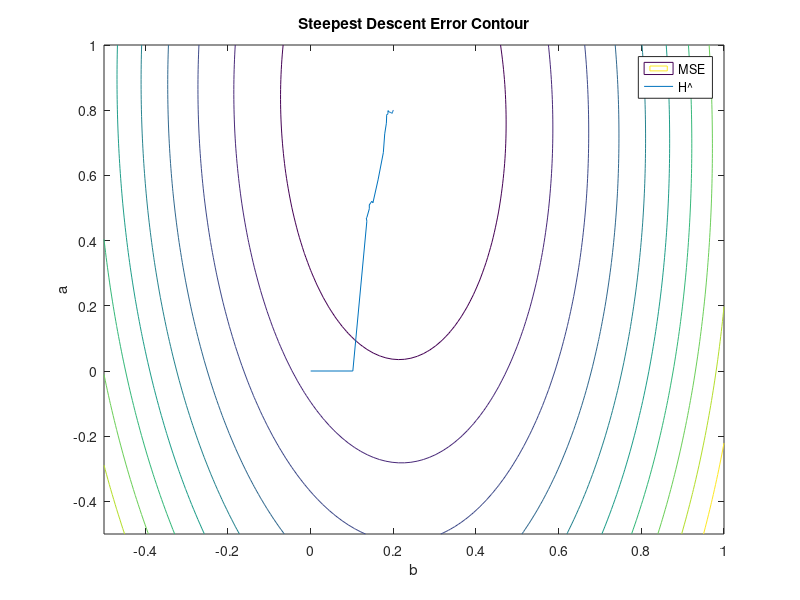
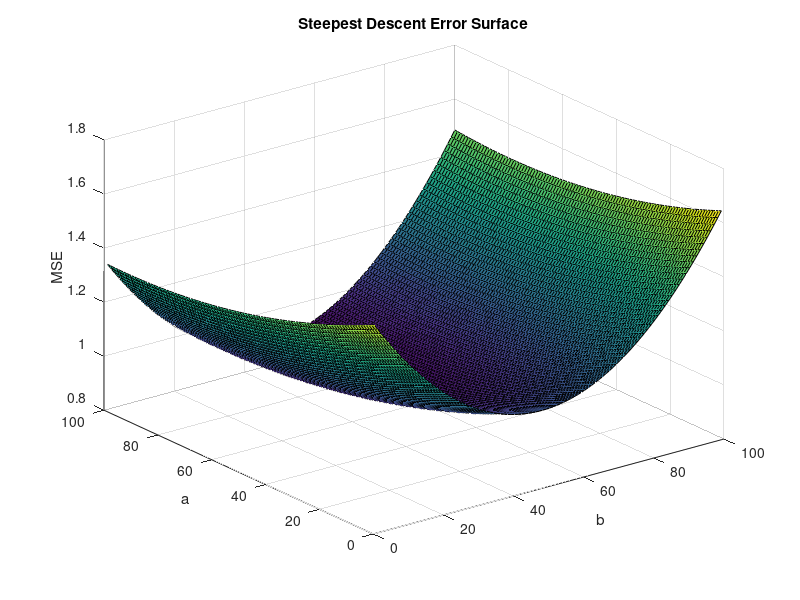
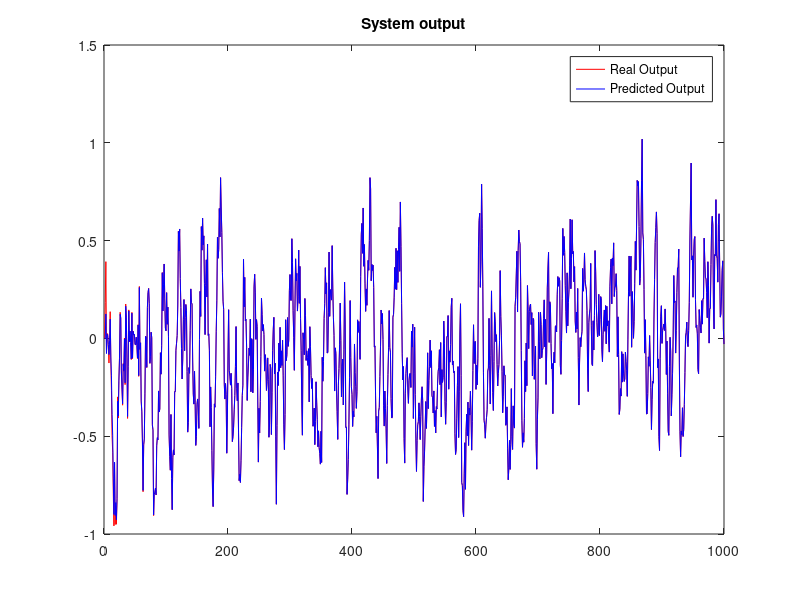
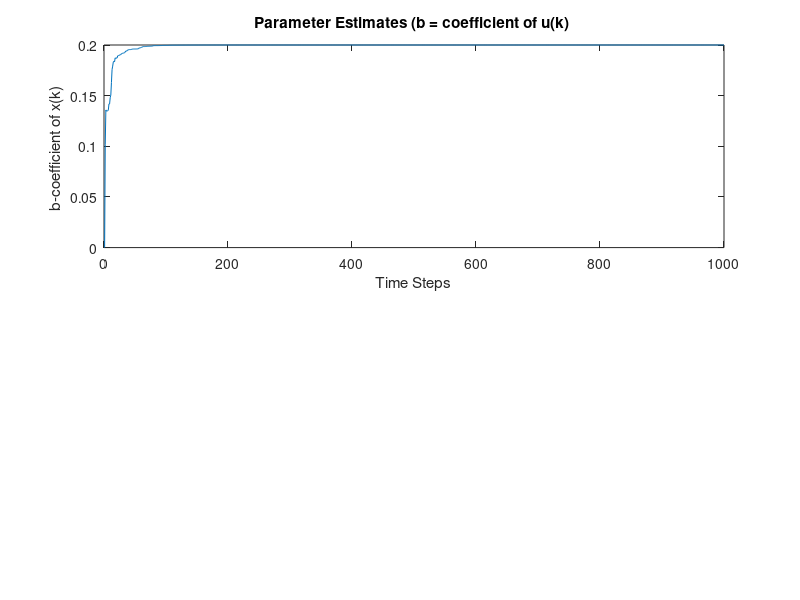

These charts were generated, in order, by the following MATLAB code: (Note: this script raises an error after producing the figures.)
%Parameters estimates by Least Mean Square Algorithm
clc
clear all
close all
tic
% the input X(n) is white noise with variance 1 and mean=0
N=1000;             %Number of iteration
x=randn(N,1);       %System input X(n) with white noise variance 1 and mean=0

%Matrix initialization
d=zeros(N,1);           %Output of the system
d_hat=zeros(N,1);       %Predicted output
H_vector(:,1) = [0;0];  %Parameters at each iteration
R = zeros(2,2);         %Information Matrix 
p = zeros(2,1);         %Cross Correlation Matrix
alg = 1                 %Choose the algorithm to use 1 for RLS and 0 for SD/LMS

%Initializing LMS/SD Parameters
H = [0;0];  % The parameter estimate is initialised to zero
gamma = 0.05;  % step size

%Initializing RLS Parameters
Lambda = 0.95;                 %Forgetting coefficient
P = 100*eye(2);                %Initial Covariance matrix with order = 2

%Iterative system with N iterations
for n=2:N
    
   % Data Set Generation
   d(n)=0.2*x(n-1)+0.8*d(n-1);      %Build the system decribed as d/x = 0.2/z - 0.8
   d_hat(n)=[x(n-1) d(n-1)]*H;      %Predicting the output d^ to compare with the real system
   
   if alg == 0
       %Start the Steppest Descent Algorithm
       X=[x(n-1);d(n-1)];               %Computing X(n)
       H = H + 2*gamma*X*(d(n) - X'*H); %Estimate the parameters
       H_vector(:,n) = H;               %Build the H vector to plot the results
   end
   
   if alg == 1
       %RLS Algorithm
       X=[x(n-1);d(n-1)];               %Computing X(n)
       P = (1/Lambda)*(P - ((P*X*X'*P)/(Lambda + X'*P*X)));    %Update P
       L = (P*X)/(Lambda + X'*P*X);
       H = H + L*(d(n) - X'*H);         %ThetaRLS(:,n) = ThetaRLS(:,n-1) + L*(d(n) - X'*ThetaRLS(:,n-1));
       H_vector(:,n) = H;               %Build the H vector to plot the results
   end
      
   %Sum up R and p matrix; 
   R = R + X*X';        %Information Matrix
   p = p + d(n)*X;      %Cross correlation Matrix
end

%Computing the matrix R and p matrix
R = R/N;        %Using the sum made on the loop and dividing by the number of points
p = p/N;        %Using the sum made on the loop and dividing by the number of points

%Ploting the MSE Based on the predicted R and p
step = 100;
h1 = linspace(-0.5,1,step)';    %defining parameter a
h2 = linspace(-0.5,1,step)';    %defining parameter b
for i = 1:step
    for j = 1:step
        MESH(i,j) = 1 -2*[h1(j) h2(i)]*p + [h1(j) h2(i)]*R*[h1(j) h2(i)]'; %Computing cost function
    end
end

%Plot the Contours of MSE
figure                  
contour(h1,h2,MESH)     
hold on
plot(H_vector(1,:),H_vector(2,:))
title('Steepest Descent Error Contour')
xlabel('b')
ylabel('a')
legend('MSE','H^')
%Plot the Surface of MSE
figure                  
surf(MESH)              
title('Steepest Descent Error Surface')
xlabel('b')
ylabel('a')
zlabel('MSE')
%Plot the real and predicted output
figure
plot(d,'r'); hold on ;
plot(d_hat,'b');
title('System output') ;
legend('Real Output','Predicted Output')
%Plot parameter b
figure
subplot(2,1,1)
plot(H_vector(1,1:N));
title('Parameter Estimates (b = coefficient of u(k) ') ;
xlabel('Time Steps')
ylabel('b-coefficient of x(k) ')
legend('b='+ string(H(1)))
%Plot parameter a
subplot(2,1,2)
plot(H_vector(2,1:N));
title('Parameter Estimates (a=coefficient of d(k)') ;
xlabel('Time Steps')
ylabel('a-coefficient of d(k)  ')
legend('a='+ string(H(2)))
toc